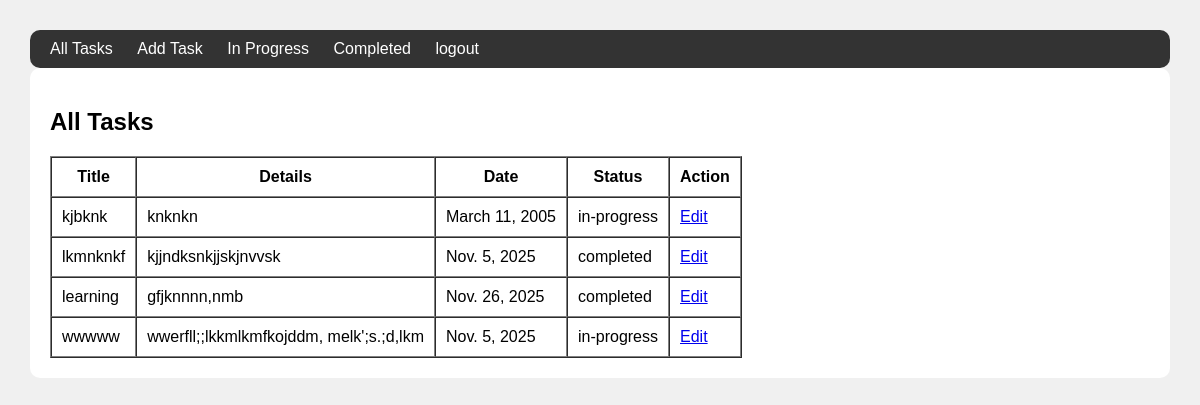
Page /index/ (signed in) on the committed database.
### todoapp/models.py (models this page shows, shortened)
class Task(models.Model):
    STATUS_CHOICES = [
        ('in-progress', 'In Progress'),
        ('completed', 'Completed'),
    ]
    title = models.CharField(max_length=100)
    details = models.TextField()
    date = models.DateField()
    status = models.CharField(max_length=20, choices=STATUS_CHOICES, default='in-progress')

### todoapp/views.py (the view)
# urls.py: path('index/', views.index, name='index'),
@login_required(login_url='login')
def index(request):
    tasks = Task.objects.all()
    return render(request, 'index.html', {'tasks': tasks})

### todoapp/templates/index.html
{% extends 'base.html' %}
{% block content %}
<h2>All Tasks</h2>
<table border="1" cellspacing="0" cellpadding="10">
<tr>
    <th>Title</th>
    <th>Details</th>
    <th>Date</th>
    <th>Status</th>
    <th>Action</th>
</tr>
{% for task in tasks %}
<tr>
    <td>{{ task.title }}</td>
    <td>{{ task.details }}</td>
    <td>{{ task.date }}</td>
    <td>{{ task.status }}</td>
    <td><a href="{% url 'edit_task' task.id %}">Edit</a></td>
</tr>
{% empty %}
<tr><td colspan="5">No tasks yet.</td></tr>
{% endfor %}
</table>
{% endblock %}

### todoapp/templates/base.html (shortened to what this page needs)
<!DOCTYPE html>
<html>
<head>
</head>
<body>
    <nav>
        <a href="{% url 'index' %}">All Tasks</a>
        <a href="{% url 'add_task' %}">Add Task</a>
        <a href="{% url 'in_progress_tasks' %}">In Progress</a>
        <a href="{% url 'completed_tasks' %}">Completed</a>
        <a href="{% url 'logout' %}">logout</a>
    </nav>
    <div class="container">
        {% block content %}{% endblock %}
    </div>
</body>
</html>

### todoapp/templates/base.html (style rules this page uses)
body { font-family: Arial; margin: 30px; background-color: #f0f0f0; }
nav { background-color: #333; padding: 10px; border-radius: 10px; }
nav a { color: white; margin: 0 10px; text-decoration: none; }
.container { background-color: white; padding: 20px; border-radius: 10px; }

### rows in the picture
Task: title "kjbknk", details "knknkn", date "March 11, 2005", status "in-progress"
Task: title "lkmnknkf", details "kjjndksnkjjskjnvvsk", date "Nov. 5, 2025", status "completed"
Task: title "learning", details "gfjknnnn,nmb", date "Nov. 26, 2025", status "completed"
Task: title "wwwww", details "wwerfll;;lkkmlkmfkojddm, melk';s.;d,lkm", date "Nov. 5, 2025", status "in-progress"
